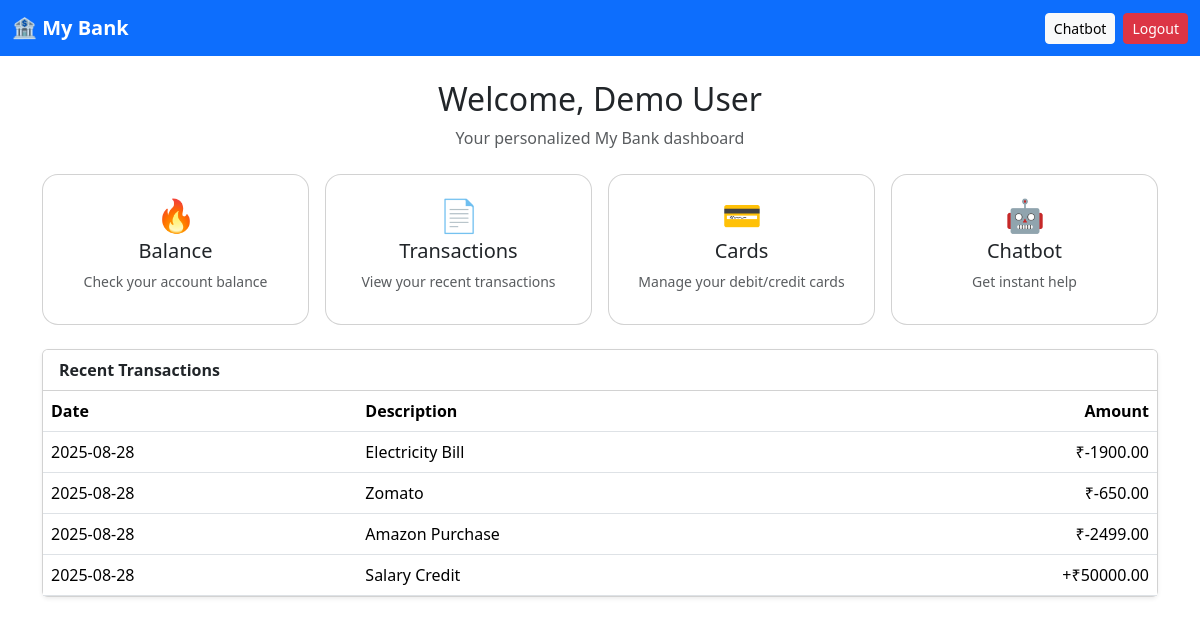
The app's page /dashboard (signed in) with its own data.
### tables this page shows
CREATE TABLE transactions(
        id INTEGER PRIMARY KEY AUTOINCREMENT,
        account_id INTEGER NOT NULL,
        tdate TEXT NOT NULL,
        description TEXT NOT NULL,
        amount REAL NOT NULL
    );

### app.py (the view)
@app.route('/dashboard')
@login_required
def dashboard():
    db = get_db()
    acc = db.execute("SELECT * FROM accounts WHERE user_id=?", (session['user_id'],)).fetchone()
    tx = db.execute("SELECT * FROM transactions WHERE account_id=? ORDER BY id DESC LIMIT 5", (acc['id'],)).fetchall()
    return render_template('dashboard.html', name=session.get('name'), account=acc, tx=tx)

### app.py (called while the page is built)
def get_db():
    if 'db' not in g:
        g.db = sqlite3.connect(DB_PATH, check_same_thread=False)
        g.db.row_factory = sqlite3.Row
    return g.db

def login_required(view):
    from functools import wraps
    @wraps(view)
    def wrapped(*args, **kwargs):
        if 'user_id' not in session:
            return redirect(url_for('login'))
        return view(*args, **kwargs)
    return wrapped

### templates/dashboard.html
{% extends 'layout.html' %}
{% block content %}
<div class="text-center my-4">
  <h2>Welcome, {{ name }}</h2>
  <p class="text-muted">Your personalized My Bank dashboard</p>
</div>
<div class="row g-3 mb-4 text-center">
  <div class="col-md-3">
    <div class="card shortcut">
      <div class="card-body">
        <div class="fs-2">🔥</div>
        <h5>Balance</h5>
        <p class="text-muted small">Check your account balance</p>
      </div>
    </div>
  </div>
  <div class="col-md-3">
    <div class="card shortcut">
      <div class="card-body">
        <div class="fs-2">📄</div>
        <h5>Transactions</h5>
        <p class="text-muted small">View your recent transactions</p>
      </div>
    </div>
  </div>
  <div class="col-md-3">
    <div class="card shortcut">
      <div class="card-body">
        <div class="fs-2">💳</div>
        <h5>Cards</h5>
        <p class="text-muted small">Manage your debit/credit cards</p>
      </div>
    </div>
  </div>
  <div class="col-md-3">
    <a class="card shortcut text-decoration-none" href="{{ url_for('chatbot') }}">
      <div class="card-body">
        <div class="fs-2">🤖</div>
        <h5>Chatbot</h5>
        <p class="text-muted small">Get instant help</p>
      </div>
    </a>
  </div>
</div>
<div class="card shadow-sm">
  <div class="card-header bg-white">
    <strong>Recent Transactions</strong>
  </div>
  <div class="table-responsive">
    <table class="table mb-0">
      <thead><tr><th>Date</th><th>Description</th><th class="text-end">Amount</th></tr></thead>
      <tbody>
        {% for row in tx %}
          <tr>
            <td>{{ row['tdate'] }}</td>
            <td>{{ row['description'] }}</td>
            <td class="text-end">{{ "+" if row['amount']>=0 else "" }}₹{{ "%.2f"|format(row['amount']) }}</td>
          </tr>
        {% endfor %}
      </tbody>
    </table>
  </div>
</div>
{% endblock %}

### templates/layout.html (shortened to what this page needs)
<!doctype html>
<html lang="en">
<head>
  <link href="https://cdn.jsdelivr.net/npm/bootstrap@5.3.2/dist/css/bootstrap.min.css" rel="stylesheet">
  <link rel="stylesheet" href="{{ url_for('static', filename='css/styles.css') }}">
</head>
<body>
  <nav class="navbar navbar-expand-lg navbar-dark bg-primary">
    <div class="container-fluid">
  <a class="navbar-brand fw-semibold" href="{{ url_for('dashboard') if session.get('user_id') else url_for('login') }}">🏦 My Bank</a>
      <div class="d-flex">
        {% if session.get('user_id') %}
        <a class="btn btn-light btn-sm me-2" href="{{ url_for('chatbot') }}">Chatbot</a>
        <a class="btn btn-danger btn-sm" href="{{ url_for('logout') }}">Logout</a>
        {% endif %}
      </div>
    </div>
  </nav>
  <main class="container my-4">
    {% block content %}{% endblock %}
  </main>
</body>
</html>

### static/css/styles.css (style rules this page uses)
.shortcut { border-radius: 16px; }

### records on screen
transactions: tdate "2025-08-28", description "Electricity Bill", amount "-1900.00"
transactions: tdate "2025-08-28", description "Zomato", amount "-650.00"
transactions: tdate "2025-08-28", description "Amazon Purchase", amount "-2499.00"
transactions: tdate "2025-08-28", description "Salary Credit", amount "+", amount "50000.00"

### other values on screen
{{ name }} "Demo User"
